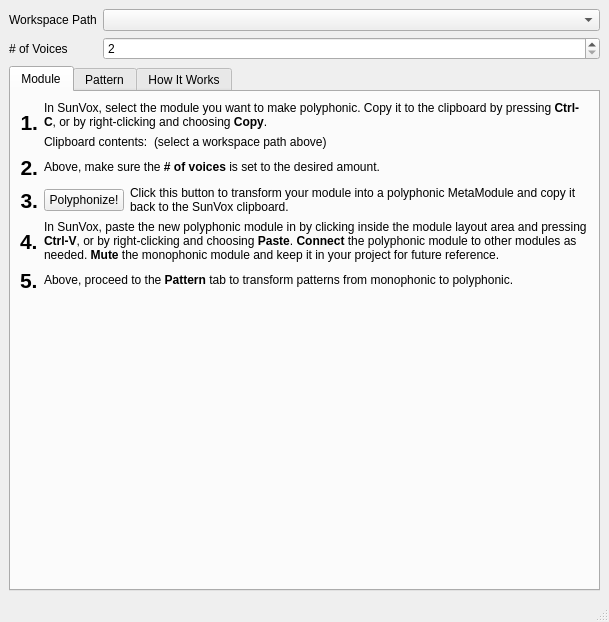
<?xml version="1.0" encoding="UTF-8"?>
<ui version="4.0">
 <class>MainWindow</class>
 <widget class="QMainWindow" name="MainWindow">
  <property name="geometry">
   <rect>
    <x>0</x>
    <y>0</y>
    <width>609</width>
    <height>622</height>
   </rect>
  </property>
  <property name="windowTitle">
   <string>Solar Flares Polyphonist</string>
  </property>
  <widget class="QWidget" name="centralwidget">
   <layout class="QVBoxLayout" name="verticalLayout">
    <item>
     <layout class="QFormLayout" name="formLayout_2">
      <property name="fieldGrowthPolicy">
       <enum>QFormLayout::AllNonFixedFieldsGrow</enum>
      </property>
      <item row="0" column="0">
       <widget class="QLabel" name="label">
        <property name="text">
         <string>Workspace Path</string>
        </property>
       </widget>
      </item>
      <item row="0" column="1">
       <widget class="QComboBox" name="workspace_path_combo_box"/>
      </item>
      <item row="1" column="0">
       <widget class="QLabel" name="label_4">
        <property name="text">
         <string># of Voices</string>
        </property>
       </widget>
      </item>
      <item row="1" column="1">
       <widget class="QSpinBox" name="voice_count_spinbox">
        <property name="minimum">
         <number>2</number>
        </property>
        <property name="maximum">
         <number>16</number>
        </property>
       </widget>
      </item>
     </layout>
    </item>
    <item>
     <widget class="QTabWidget" name="tabWidget">
      <property name="currentIndex">
       <number>0</number>
      </property>
      <widget class="QWidget" name="tab">
       <attribute name="title">
        <string>Module</string>
       </attribute>
       <layout class="QVBoxLayout" name="verticalLayout_7">
        <item>
         <layout class="QFormLayout" name="formLayout_3">
          <property name="fieldGrowthPolicy">
           <enum>QFormLayout::AllNonFixedFieldsGrow</enum>
          </property>
          <property name="rowWrapPolicy">
           <enum>QFormLayout::DontWrapRows</enum>
          </property>
          <item row="0" column="0">
           <widget class="QLabel" name="label_3">
            <property name="font">
             <font>
              <pointsize>16</pointsize>
              <weight>75</weight>
              <bold>true</bold>
             </font>
            </property>
            <property name="text">
             <string>1.</string>
            </property>
            <property name="alignment">
             <set>Qt::AlignRight|Qt::AlignTrailing|Qt::AlignVCenter</set>
            </property>
           </widget>
          </item>
          <item row="0" column="1">
           <layout class="QVBoxLayout" name="verticalLayout_4">
            <item>
             <widget class="QLabel" name="label_5">
              <property name="text">
               <string>&lt;html&gt;&lt;head/&gt;&lt;body&gt;&lt;p&gt;In SunVox, select the module you want to make polyphonic. Copy it to the clipboard by pressing &lt;span style=&quot; font-weight:600;&quot;&gt;Ctrl-C&lt;/span&gt;, or by right-clicking and choosing &lt;span style=&quot; font-weight:600;&quot;&gt;Copy&lt;/span&gt;.&lt;/p&gt;&lt;/body&gt;&lt;/html&gt;</string>
              </property>
              <property name="wordWrap">
               <bool>true</bool>
              </property>
             </widget>
            </item>
            <item>
             <layout class="QHBoxLayout" name="horizontalLayout">
              <item>
               <widget class="QLabel" name="label_7">
                <property name="text">
                 <string>Clipboard contents:</string>
                </property>
               </widget>
              </item>
              <item>
               <widget class="QLabel" name="module_clipboard_label">
                <property name="sizePolicy">
                 <sizepolicy hsizetype="Expanding" vsizetype="Preferred">
                  <horstretch>0</horstretch>
                  <verstretch>0</verstretch>
                 </sizepolicy>
                </property>
                <property name="text">
                 <string>(select a workspace path above)</string>
                </property>
               </widget>
              </item>
             </layout>
            </item>
           </layout>
          </item>
          <item row="1" column="0">
           <widget class="QLabel" name="label_6">
            <property name="font">
             <font>
              <pointsize>16</pointsize>
              <weight>75</weight>
              <bold>true</bold>
             </font>
            </property>
            <property name="text">
             <string>2.</string>
            </property>
            <property name="alignment">
             <set>Qt::AlignRight|Qt::AlignTrailing|Qt::AlignVCenter</set>
            </property>
           </widget>
          </item>
          <item row="1" column="1">
           <widget class="QLabel" name="label_8">
            <property name="text">
             <string>&lt;html&gt;&lt;head/&gt;&lt;body&gt;&lt;p&gt;Above, make sure the &lt;span style=&quot; font-weight:600;&quot;&gt;# of voices&lt;/span&gt; is set to the desired amount.&lt;/p&gt;&lt;/body&gt;&lt;/html&gt;</string>
            </property>
           </widget>
          </item>
          <item row="2" column="0">
           <widget class="QLabel" name="label_9">
            <property name="font">
             <font>
              <pointsize>16</pointsize>
              <weight>75</weight>
              <bold>true</bold>
             </font>
            </property>
            <property name="text">
             <string>3.</string>
            </property>
            <property name="alignment">
             <set>Qt::AlignRight|Qt::AlignTrailing|Qt::AlignVCenter</set>
            </property>
           </widget>
          </item>
          <item row="2" column="1">
           <layout class="QHBoxLayout" name="horizontalLayout_2">
            <item>
             <widget class="QPushButton" name="polyphonize_module_button">
              <property name="text">
               <string>Polyphonize!</string>
              </property>
             </widget>
            </item>
            <item>
             <widget class="QLabel" name="label_10">
              <property name="sizePolicy">
               <sizepolicy hsizetype="Expanding" vsizetype="Preferred">
                <horstretch>0</horstretch>
                <verstretch>0</verstretch>
               </sizepolicy>
              </property>
              <property name="text">
               <string>Click this button to transform your module into a polyphonic MetaModule and copy it back to the SunVox clipboard.</string>
              </property>
              <property name="wordWrap">
               <bool>true</bool>
              </property>
             </widget>
            </item>
           </layout>
          </item>
          <item row="3" column="0">
           <widget class="QLabel" name="label_11">
            <property name="font">
             <font>
              <pointsize>16</pointsize>
              <weight>75</weight>
              <bold>true</bold>
             </font>
            </property>
            <property name="text">
             <string>4.</string>
            </property>
           </widget>
          </item>
          <item row="3" column="1">
           <widget class="QLabel" name="label_12">
            <property name="text">
             <string>&lt;html&gt;&lt;head/&gt;&lt;body&gt;&lt;p&gt;In SunVox, paste the new polyphonic module in by clicking inside the module layout area and pressing &lt;span style=&quot; font-weight:600;&quot;&gt;Ctrl-V&lt;/span&gt;, or by right-clicking and choosing &lt;span style=&quot; font-weight:600;&quot;&gt;Paste&lt;/span&gt;. &lt;span style=&quot; font-weight:600;&quot;&gt;Connect&lt;/span&gt; the polyphonic module to other modules as needed. &lt;span style=&quot; font-weight:600;&quot;&gt;Mute&lt;/span&gt; the monophonic module and keep it in your project for future reference.&lt;/p&gt;&lt;/body&gt;&lt;/html&gt;</string>
            </property>
            <property name="scaledContents">
             <bool>false</bool>
            </property>
            <property name="wordWrap">
             <bool>true</bool>
            </property>
           </widget>
          </item>
          <item row="4" column="0">
           <widget class="QLabel" name="label_13">
            <property name="font">
             <font>
              <pointsize>16</pointsize>
              <weight>75</weight>
              <bold>true</bold>
             </font>
            </property>
            <property name="text">
             <string>5.</string>
            </property>
           </widget>
          </item>
          <item row="4" column="1">
           <widget class="QLabel" name="label_14">
            <property name="text">
             <string>&lt;html&gt;&lt;head/&gt;&lt;body&gt;&lt;p&gt;Above, proceed to the &lt;span style=&quot; font-weight:600;&quot;&gt;Pattern&lt;/span&gt; tab to transform patterns from monophonic to polyphonic.&lt;/p&gt;&lt;/body&gt;&lt;/html&gt;</string>
            </property>
            <property name="wordWrap">
             <bool>true</bool>
            </property>
           </widget>
          </item>
         </layout>
        </item>
       </layout>
      </widget>
      <widget class="QWidget" name="tab_2">
       <attribute name="title">
        <string>Pattern</string>
       </attribute>
       <layout class="QVBoxLayout" name="verticalLayout_3">
        <item>
         <layout class="QFormLayout" name="formLayout_4">
          <property name="fieldGrowthPolicy">
           <enum>QFormLayout::AllNonFixedFieldsGrow</enum>
          </property>
          <item row="0" column="0">
           <widget class="QLabel" name="label_2">
            <property name="font">
             <font>
              <pointsize>16</pointsize>
              <weight>75</weight>
              <bold>true</bold>
             </font>
            </property>
            <property name="text">
             <string>1.</string>
            </property>
           </widget>
          </item>
          <item row="0" column="1">
           <layout class="QVBoxLayout" name="verticalLayout_5">
            <item>
             <widget class="QLabel" name="label_15">
              <property name="text">
               <string>&lt;html&gt;&lt;head/&gt;&lt;body&gt;&lt;p&gt;In SunVox, select the monophonic pattern you want to make polyphonic. Due to the way Solar Flares Polyphonist works, the pattern should have a &lt;span style=&quot; font-weight:600;&quot;&gt;maximum of 4 tracks&lt;/span&gt;. Copy it to the clipboard by pressing &lt;span style=&quot; font-weight:600;&quot;&gt;Ctrl-C&lt;/span&gt;, or by right-clicking and choosing &lt;span style=&quot; font-weight:600;&quot;&gt;Copy&lt;/span&gt;.&lt;/p&gt;&lt;/body&gt;&lt;/html&gt;</string>
              </property>
              <property name="wordWrap">
               <bool>true</bool>
              </property>
             </widget>
            </item>
            <item>
             <layout class="QHBoxLayout" name="horizontalLayout_3">
              <property name="topMargin">
               <number>0</number>
              </property>
              <item>
               <widget class="QLabel" name="label_17">
                <property name="text">
                 <string>Clipboard contents:</string>
                </property>
               </widget>
              </item>
              <item>
               <widget class="QLabel" name="pattern_clipboard_label">
                <property name="sizePolicy">
                 <sizepolicy hsizetype="MinimumExpanding" vsizetype="Preferred">
                  <horstretch>0</horstretch>
                  <verstretch>0</verstretch>
                 </sizepolicy>
                </property>
                <property name="text">
                 <string>(select a workspace path above)</string>
                </property>
               </widget>
              </item>
             </layout>
            </item>
           </layout>
          </item>
          <item row="1" column="0">
           <widget class="QLabel" name="label_16">
            <property name="font">
             <font>
              <pointsize>16</pointsize>
              <weight>75</weight>
              <bold>true</bold>
             </font>
            </property>
            <property name="text">
             <string>2.</string>
            </property>
           </widget>
          </item>
          <item row="1" column="1">
           <layout class="QFormLayout" name="formLayout">
            <property name="fieldGrowthPolicy">
             <enum>QFormLayout::AllNonFixedFieldsGrow</enum>
            </property>
            <item row="0" column="0">
             <widget class="QLabel" name="label_18">
              <property name="text">
               <string>Monophonic Module #</string>
              </property>
             </widget>
            </item>
            <item row="0" column="1">
             <widget class="QComboBox" name="monophonic_module_combo_box"/>
            </item>
            <item row="1" column="0">
             <widget class="QLabel" name="label_19">
              <property name="text">
               <string>Polyphonic Module #</string>
              </property>
             </widget>
            </item>
            <item row="1" column="1">
             <layout class="QVBoxLayout" name="verticalLayout_6">
              <property name="spacing">
               <number>0</number>
              </property>
              <item>
               <widget class="QLineEdit" name="polyphonic_module_line_edit"/>
              </item>
              <item>
               <widget class="QLabel" name="label_20">
                <property name="text">
                 <string>(Enter the module number of the polyphonic module you pasted into SunVox)</string>
                </property>
                <property name="wordWrap">
                 <bool>true</bool>
                </property>
               </widget>
              </item>
             </layout>
            </item>
            <item row="2" column="0">
             <widget class="QLabel" name="label_27">
              <property name="text">
               <string>Min/max voice #</string>
              </property>
             </widget>
            </item>
            <item row="2" column="1">
             <layout class="QHBoxLayout" name="horizontalLayout_5">
              <item>
               <widget class="QSpinBox" name="min_voice_spinbox">
                <property name="minimum">
                 <number>1</number>
                </property>
                <property name="value">
                 <number>1</number>
                </property>
               </widget>
              </item>
              <item>
               <widget class="QSpinBox" name="max_voice_spinbox">
                <property name="minimum">
                 <number>2</number>
                </property>
                <property name="maximum">
                 <number>2</number>
                </property>
               </widget>
              </item>
             </layout>
            </item>
           </layout>
          </item>
          <item row="2" column="0">
           <widget class="QLabel" name="label_21">
            <property name="font">
             <font>
              <pointsize>16</pointsize>
              <weight>75</weight>
              <bold>true</bold>
             </font>
            </property>
            <property name="text">
             <string>3.</string>
            </property>
           </widget>
          </item>
          <item row="2" column="1">
           <layout class="QHBoxLayout" name="horizontalLayout_4">
            <item>
             <widget class="QPushButton" name="polyphonize_pattern_button">
              <property name="text">
               <string>Polyphonize!</string>
              </property>
             </widget>
            </item>
            <item>
             <widget class="QLabel" name="label_22">
              <property name="sizePolicy">
               <sizepolicy hsizetype="Expanding" vsizetype="Preferred">
                <horstretch>0</horstretch>
                <verstretch>0</verstretch>
               </sizepolicy>
              </property>
              <property name="text">
               <string>Click this button to transform your pattern and copy it back to the SunVox clipboard.</string>
              </property>
              <property name="wordWrap">
               <bool>true</bool>
              </property>
             </widget>
            </item>
           </layout>
          </item>
          <item row="3" column="0">
           <widget class="QLabel" name="label_23">
            <property name="font">
             <font>
              <pointsize>16</pointsize>
              <weight>75</weight>
              <bold>true</bold>
             </font>
            </property>
            <property name="text">
             <string>4.</string>
            </property>
           </widget>
          </item>
          <item row="3" column="1">
           <widget class="QLabel" name="label_24">
            <property name="text">
             <string>&lt;html&gt;&lt;head/&gt;&lt;body&gt;&lt;p&gt;In SunVox, paste the polyphonic pattern by clicking inside the timeline area and pressing &lt;span style=&quot; font-weight:600;&quot;&gt;Ctrl-V&lt;/span&gt;, or by right-clicking and choosing &lt;span style=&quot; font-weight:600;&quot;&gt;Paste&lt;/span&gt;.&lt;/p&gt;&lt;/body&gt;&lt;/html&gt;</string>
            </property>
            <property name="wordWrap">
             <bool>true</bool>
            </property>
           </widget>
          </item>
          <item row="4" column="0">
           <widget class="QLabel" name="label_25">
            <property name="font">
             <font>
              <pointsize>16</pointsize>
              <weight>75</weight>
              <bold>true</bold>
             </font>
            </property>
            <property name="text">
             <string>5.</string>
            </property>
           </widget>
          </item>
          <item row="4" column="1">
           <widget class="QLabel" name="label_26">
            <property name="text">
             <string>Align the polyphonic pattern with the original. Mute the original pattern and keep it as a reference.</string>
            </property>
            <property name="wordWrap">
             <bool>true</bool>
            </property>
           </widget>
          </item>
         </layout>
        </item>
       </layout>
      </widget>
      <widget class="QWidget" name="tab_3">
       <attribute name="title">
        <string>How It Works</string>
       </attribute>
       <layout class="QVBoxLayout" name="verticalLayout_2">
        <item>
         <widget class="QTextBrowser" name="textBrowser">
          <property name="html">
           <string>&lt;!DOCTYPE HTML PUBLIC &quot;-//W3C//DTD HTML 4.0//EN&quot; &quot;http://www.w3.org/TR/REC-html40/strict.dtd&quot;&gt;
&lt;html&gt;&lt;head&gt;&lt;meta name=&quot;qrichtext&quot; content=&quot;1&quot; /&gt;&lt;style type=&quot;text/css&quot;&gt;
p, li { white-space: pre-wrap; }
&lt;/style&gt;&lt;/head&gt;&lt;body style=&quot; font-family:'.SF NS Text'; font-size:13pt; font-weight:400; font-style:normal;&quot;&gt;
&lt;p style=&quot; margin-top:0px; margin-bottom:0px; margin-left:0px; margin-right:0px; -qt-block-indent:0; text-indent:0px;&quot;&gt;When creating complex synths with SunVox, especially those which make use of phase modulation, it's often the case that you can only play one voice at a time to avoid unintended sounds.&lt;/p&gt;
&lt;p style=&quot;-qt-paragraph-type:empty; margin-top:0px; margin-bottom:0px; margin-left:0px; margin-right:0px; -qt-block-indent:0; text-indent:0px;&quot;&gt;&lt;br /&gt;&lt;/p&gt;
&lt;p style=&quot; margin-top:0px; margin-bottom:0px; margin-left:0px; margin-right:0px; -qt-block-indent:0; text-indent:0px;&quot;&gt;Solar Flares Polyphonist gives you a way to &amp;quot;round robin&amp;quot; between several identical copies of a module.&lt;/p&gt;
&lt;p style=&quot;-qt-paragraph-type:empty; margin-top:0px; margin-bottom:0px; margin-left:0px; margin-right:0px; -qt-block-indent:0; text-indent:0px;&quot;&gt;&lt;br /&gt;&lt;/p&gt;
&lt;p style=&quot; margin-top:0px; margin-bottom:0px; margin-left:0px; margin-right:0px; -qt-block-indent:0; text-indent:0px;&quot;&gt;&lt;span style=&quot; font-weight:600;&quot;&gt;Modules:&lt;/span&gt; It converts a module into a MetaModule containing several copies of the original module, as well as MultiCtls for each of the original module's controllers. The user defined controllers of the new MetaModule map to the MultiCtls inside, so that any controller changes will affect each copy of the original module.&lt;/p&gt;
&lt;p style=&quot;-qt-paragraph-type:empty; margin-top:0px; margin-bottom:0px; margin-left:0px; margin-right:0px; -qt-block-indent:0; text-indent:0px;&quot;&gt;&lt;br /&gt;&lt;/p&gt;
&lt;p style=&quot; margin-top:0px; margin-bottom:0px; margin-left:0px; margin-right:0px; -qt-block-indent:0; text-indent:0px;&quot;&gt;&lt;span style=&quot; font-weight:600;&quot;&gt;Patterns:&lt;/span&gt; It takes a pattern containing notes sent to your original module, and transforms it into a new pattern that sends notes to the new polyphonic module, so that the &amp;quot;Input Module&amp;quot; controller of the polyphonic module is set in a round-robin fashion for each note played. It also takes care of adding note-off events as needed to prevent unintended sustains.&lt;/p&gt;
&lt;p style=&quot;-qt-paragraph-type:empty; margin-top:0px; margin-bottom:0px; margin-left:0px; margin-right:0px; -qt-block-indent:0; text-indent:0px;&quot;&gt;&lt;br /&gt;&lt;/p&gt;
&lt;p style=&quot; margin-top:0px; margin-bottom:0px; margin-left:0px; margin-right:0px; -qt-block-indent:0; text-indent:0px;&quot;&gt;&lt;span style=&quot; font-weight:600;&quot;&gt;Limitations:&lt;/span&gt; There are several, and this text will describe them in more detail in the future. Solar Flares Polyphonist is not a permanent substitute for native support for round-robin multisynths in SunVox... but it can help us get by in the meantime!&lt;/p&gt;
&lt;p style=&quot;-qt-paragraph-type:empty; margin-top:0px; margin-bottom:0px; margin-left:0px; margin-right:0px; -qt-block-indent:0; text-indent:0px;&quot;&gt;&lt;br /&gt;&lt;/p&gt;
&lt;p style=&quot; margin-top:0px; margin-bottom:0px; margin-left:0px; margin-right:0px; -qt-block-indent:0; text-indent:0px;&quot;&gt;&lt;span style=&quot; font-weight:600;&quot;&gt;Inspriation&lt;/span&gt;: These threads in the SunVox forums were the inspriation for Solar Flares Polyphonist:&lt;/p&gt;
&lt;ul style=&quot;margin-top: 0px; margin-bottom: 0px; margin-left: 0px; margin-right: 0px; -qt-list-indent: 1;&quot;&gt;&lt;li style=&quot; margin-top:12px; margin-bottom:0px; margin-left:0px; margin-right:0px; -qt-block-indent:0; text-indent:0px;&quot;&gt;&lt;a href=&quot;http://www.warmplace.ru/forum/viewtopic.php?f=16&amp;amp;t=4156&quot;&gt;&lt;span style=&quot; text-decoration: underline; color:#0000ff;&quot;&gt;using pattern command to switch metamodule input module&lt;/span&gt;&lt;/a&gt;&lt;/li&gt;
&lt;li style=&quot; margin-top:0px; margin-bottom:0px; margin-left:0px; margin-right:0px; -qt-block-indent:0; text-indent:0px;&quot;&gt;&lt;a href=&quot;http://www.warmplace.ru/forum/viewtopic.php?f=17&amp;amp;t=3606&quot;&gt;&lt;span style=&quot; text-decoration: underline; color:#0000ff;&quot;&gt;Multisynth development&lt;/span&gt;&lt;/a&gt;&lt;/li&gt;
&lt;li style=&quot; margin-top:0px; margin-bottom:0px; margin-left:0px; margin-right:0px; -qt-block-indent:0; text-indent:0px;&quot;&gt;&lt;a href=&quot;http://www.warmplace.ru/forum/viewtopic.php?f=17&amp;amp;t=3926&quot;&gt;&lt;span style=&quot; text-decoration: underline; color:#0000ff;&quot;&gt;PM Pro module&lt;/span&gt;&lt;/a&gt;&lt;/li&gt;&lt;/ul&gt;
&lt;p style=&quot;-qt-paragraph-type:empty; margin-top:0px; margin-bottom:0px; margin-left:0px; margin-right:0px; -qt-block-indent:0; text-indent:0px;&quot;&gt;&lt;br /&gt;&lt;/p&gt;&lt;/body&gt;&lt;/html&gt;</string>
          </property>
          <property name="openExternalLinks">
           <bool>true</bool>
          </property>
         </widget>
        </item>
       </layout>
      </widget>
     </widget>
    </item>
   </layout>
  </widget>
  <widget class="QMenuBar" name="menubar">
   <property name="geometry">
    <rect>
     <x>0</x>
     <y>0</y>
     <width>609</width>
     <height>22</height>
    </rect>
   </property>
  </widget>
  <widget class="QStatusBar" name="statusbar"/>
 </widget>
 <resources/>
 <connections/>
</ui>
